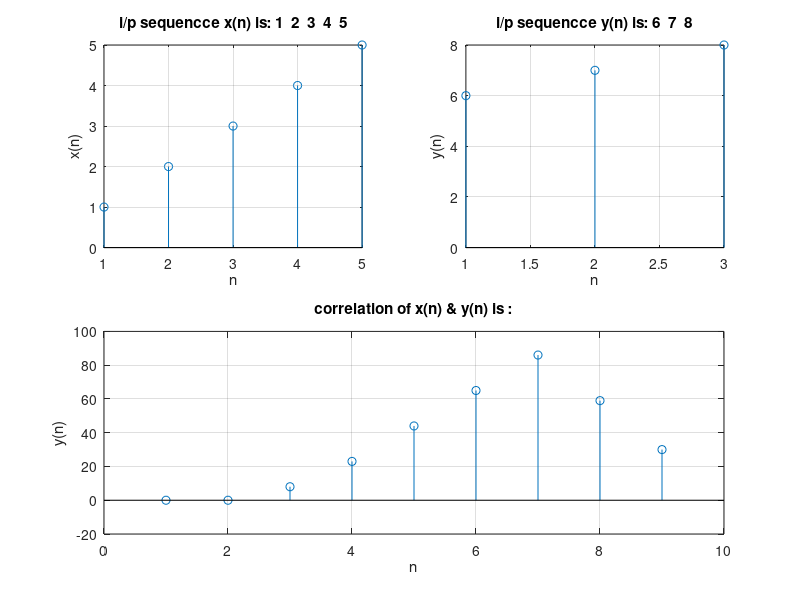

MATLAB code to generate this figure:
% Linear correlation program using inbuilt correlation function

clc;
clear all;
close all;
disp('linear correlation program');

x=[1 2 3 4 5];
m=length(x);
y=[6 7 8];
n=length(y);

R= xcorr(x,y);
disp(R);

subplot(2,2,1), stem(x);
title(['i/p sequencce x(n) is: ', num2str(x)]);
xlabel('n');
ylabel('x(n)');grid;

subplot(2,2,2), stem(y);
title(['i/p sequencce y(n) is: ', num2str(y)]);
xlabel('n');
ylabel('y(n)');grid;

subplot(2,2,[3,4]),stem(R);
title('correlation of x(n) & y(n) is :');
xlabel('n');
ylabel('y(n)');grid;



